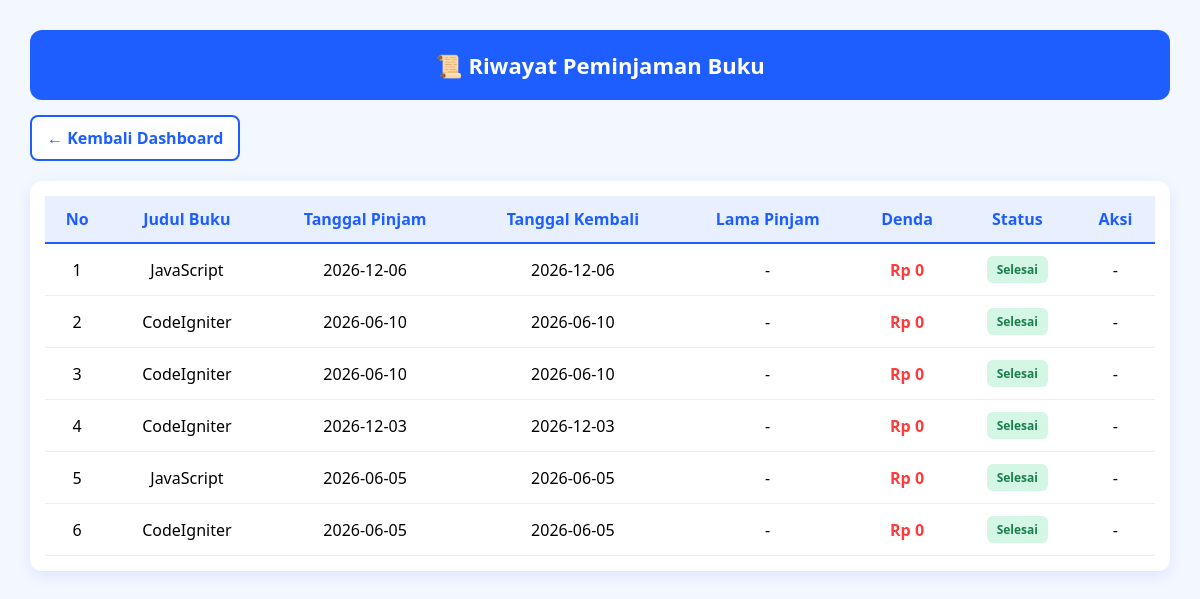
/mahasiswa/riwayat.php (signed in), run on the app's committed database.
### tables this page shows
CREATE TABLE `peminjaman` (
  `id_peminjaman` int(11) NOT NULL,
  `id_anggota` int(11) NOT NULL,
  `id_buku` int(11) NOT NULL,
  `tanggal_pinjam` date NOT NULL,
  `tanggal_kembali` date NOT NULL,
  `lama_pinjam` int(11) DEFAULT 0,
  `denda` int(11) DEFAULT 0,
  `status` enum('dipinjam','dikembalikan') DEFAULT 'dipinjam'
);

CREATE TABLE `buku` (
  `id_buku` int(11) NOT NULL,
  `kode_buku` varchar(20) NOT NULL,
  `judul_buku` varchar(150) NOT NULL,
  `pengarang` varchar(100) DEFAULT NULL,
  `penerbit` varchar(100) DEFAULT NULL,
  `tahun_terbit` year(4) DEFAULT NULL,
  `stok` int(11) DEFAULT 0
);

### mahasiswa/riwayat.php (the view, shortened to what this page needs)
<?php
include "../config/koneksi.php";
$id_anggota = $_SESSION['id_anggota'];
$data = mysqli_query($conn,"
SELECT
    p.*,
    b.judul_buku
FROM peminjaman p
JOIN buku b
ON p.id_buku = b.id_buku
WHERE p.id_anggota = '$id_anggota'
ORDER BY p.id_peminjaman DESC
");
?>
<!DOCTYPE html>
<html>
<head>
</head>
<body>
<div class="container">
    <div class="header">
        📜 Riwayat Peminjaman Buku
    </div>
    <div class="topbar">
        <a class="btn-back" href="dashboard.php">← Kembali Dashboard</a>
    </div>
    <div class="card">
        <table>
            <tr>
                <th>No</th>
                <th>Judul Buku</th>
                <th>Tanggal Pinjam</th>
                <th>Tanggal Kembali</th>
                <th>Lama Pinjam</th>
                <th>Denda</th>
                <th>Status</th>
                <th>Aksi</th>
            </tr>
            <?php $no = 1; while($d = mysqli_fetch_assoc($data)){ ?>
            <tr>
                <td><?= $no++; ?></td>
                <td><?= $d['judul_buku']; ?></td>
                <td><?= $d['tanggal_pinjam']; ?></td>
                <td>
                    <?= $d['tanggal_kembali'] ? $d['tanggal_kembali'] : '-'; ?>
                </td>
                <td>
                    <?= $d['lama_pinjam'] ? $d['lama_pinjam'].' Hari' : '-'; ?>
                </td>
                <td class="denda">
                    Rp <?= number_format($d['denda']); ?>
                </td>
                <td>
                    <?php if($d['status'] == 'dipinjam'){ ?>
                        <span class="badge dipinjam">Dipinjam</span>
                    <?php } else { ?>
                        <span class="badge selesai">Selesai</span>
                    <?php } ?>
                </td>
                <td>
                    <?php if($d['status'] == 'dipinjam'){ ?>
                        <a class="btn" href="pengembalian/proses.php?id=<?= $d['id_peminjaman']; ?>">
                            Kembalikan
                        </a>
                    <?php } else { echo "-"; } ?>
                </td>
            </tr>
            <?php } ?>
        </table>
    </div>
</div>
</body>
</html>

### mahasiswa/riwayat.php (style rules this page uses)
body { font-family: 'Segoe UI', sans-serif; background: #f3f7ff; margin: 0; padding: 0; }
.container { width: 95%; margin: 30px auto; }
.header { background: #1e5eff; color: white; padding: 20px; border-radius: 12px; text-align: center; font-size: 22px; font-weight: bold; }
.topbar { margin-top: 15px; }
.btn-back { display: inline-block; padding: 10px 15px; background: white; border: 2px solid #1e5eff; color: #1e5eff; text-decoration: none; border-radius: 8px; font-weight: bold; }
.card { margin-top: 20px; background: white; padding: 15px; border-radius: 12px; box-shadow: 0 5px 15px rgba(0,0,255,0.08); }
table { width: 100%; border-collapse: collapse; }
th { background: #e8f0ff; color: #1e5eff; padding: 12px; text-align: center; border-bottom: 2px solid #1e5eff; }
td { padding: 12px; text-align: center; border-bottom: 1px solid #eee; }
.badge { padding: 5px 10px; border-radius: 6px; font-size: 12px; font-weight: bold; display: inline-block; }
.selesai { background: #d4f7e5; color: #1a7f4b; }
.denda { color: #ff3b3b; font-weight: bold; }

### data on the page
peminjaman: id_buku.judul_buku "JavaScript", tanggal_pinjam "2026-12-06", tanggal_kembali "2026-12-06", denda "0", status "Selesai"
peminjaman: id_buku.judul_buku "CodeIgniter", tanggal_pinjam "2026-06-10", tanggal_kembali "2026-06-10", denda "0", status "Selesai"
peminjaman: id_buku.judul_buku "CodeIgniter", tanggal_pinjam "2026-06-10", tanggal_kembali "2026-06-10", denda "0", status "Selesai"
peminjaman: id_buku.judul_buku "CodeIgniter", tanggal_pinjam "2026-12-03", tanggal_kembali "2026-12-03", denda "0", status "Selesai"
peminjaman: id_buku.judul_buku "JavaScript", tanggal_pinjam "2026-06-05", tanggal_kembali "2026-06-05", denda "0", status "Selesai"
peminjaman: id_buku.judul_buku "CodeIgniter", tanggal_pinjam "2026-06-05", tanggal_kembali "2026-06-05", denda "0", status "Selesai"
